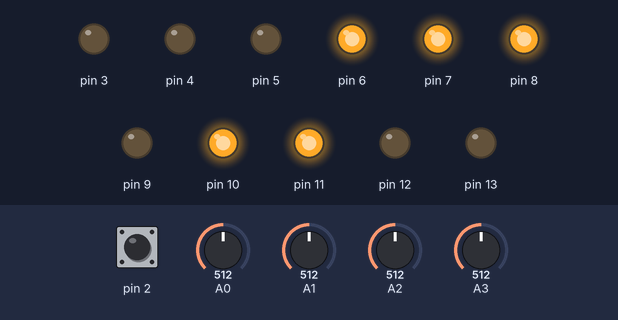
Recording of a sketch running on a simulated Arduino Uno, built with avr-gcc and run on an emulated ATmega328P. Parts: output pins drawn as LEDs (lit = HIGH). The inputs (shaded band) are chosen by the test bench; at power-on: pin 2 LOW, A0 = 512, A1 = 512, A2 = 512, A3 = 512.

Above: at 1.2 s.
1.3 s: pin 2 driven HIGH
At 2.5 s:
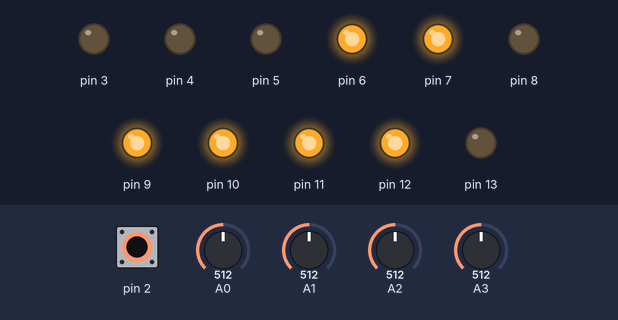
2.8 s: pin 2 pulsed LOW 5 times (0.12 s each, 0.3 s apart)
At 5.4 s:
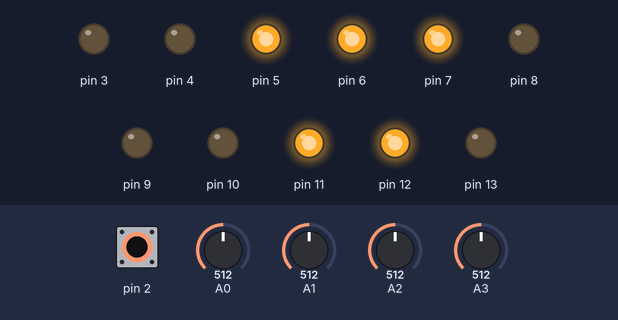
5.8 s: pin 2 pulsed LOW 2 times (0.12 s each, 0.3 s apart)
At 7.0 s:
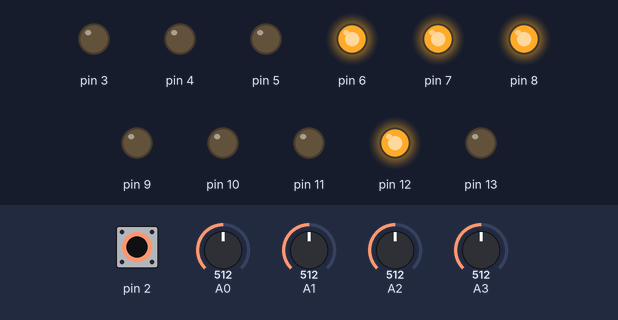
Timing chart, 0 to 8.8 s (numbered marks = the images above; inputs shaded):
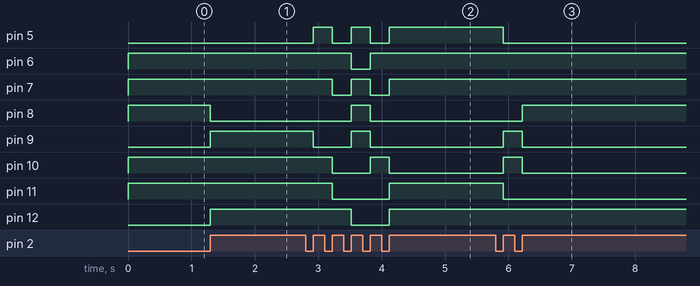

The sketch:

DeadCityRadio_Clocked.ino
```cpp
/**
 * Dead City Radio
 * Clocked white noise generator
 * A[0] Volume
 * A[1] Pitch
 * A[2] Fine Pitch
 * A[3] smoothing (0-3)
 *
 * Ardcore expander users: This patch produces some REALLY nice gate patterns out of the dac bits, try it :D
 */

#define cbi(sfr, bit) (_SFR_BYTE(sfr) &= ~_BV(bit))
#define sbi(sfr, bit) (_SFR_BYTE(sfr) |= _BV(bit))

const int bufferSize = 128;
float noizBuffer[bufferSize];
int bufferPointer = 0;
boolean buffFlag = false;
float noizLevel = 1.0;

#define SPEEDMULTCOUNT 2
int interp;

void isr()
{
    (bufferPointer < bufferSize-1)?bufferPointer++:bufferPointer = 0;
    if(bufferPointer == 0){
      buffFlag = true;
    }
}


int doOutput(unsigned long speedcal)
{
    int v;
    v = (noizBuffer[bufferPointer]+1)*127;
    PORTB = (PORTB & B11100000) | (v >> 3);
    PORTD = (PORTD & B00011111) | ((v & B00000111) << 5);
    return 0;
}

long deJitter(long v, long test)
{
  if (abs(v - test) > 1) {
    return v;
  }
  return test;
}


//make the white noise buffer
float g_fScale = 2.0f / 0xffffffff;
long int g_x1 = 0x67452301;
long int g_x2 = 0xefcdab89;

void whitenoise(
  float* _fpDstBuffer, // Pointer to buffer
  unsigned int _uiBufferSize, // Size of buffer
  float _fLevel ) // Noiselevel (0.0 ... 1.0)
{
  _fLevel *= g_fScale;
  unsigned int bufferMax;
  while( _uiBufferSize-- )
  {
    g_x1 ^= g_x2;
    //do min max stuff
    unsigned int minbuff, maxbuff, minbuff1, maxbuff1;
    if(_uiBufferSize == 0){
        minbuff = bufferMax;
      } else {
        minbuff = _uiBufferSize - 1;
      }
    if(minbuff == 0){
      minbuff1 = bufferMax;
    } else {
      minbuff1 = minbuff-1;
    }

    if(_uiBufferSize == bufferMax){
      maxbuff = 0;
    } else {
      maxbuff = _uiBufferSize+1;
    }
    if(maxbuff == bufferMax){
      maxbuff1 = 0;
    } else {
      maxbuff1 = maxbuff+1;
    }


    if(interp == 1){
      *_fpDstBuffer = ((g_x2 * _fLevel) + noizBuffer[_uiBufferSize])/2;
    } else if (interp ==2 ){
      float out =  ((g_x2 * _fLevel) + noizBuffer[_uiBufferSize] + noizBuffer[maxbuff] + noizBuffer[minbuff])/3;
      if(out > 1)
        out = 1;
      if(out < -1)
        out = -1;
      *_fpDstBuffer = out;
    } else if (interp ==3 ){
       float out = ((g_x2 * _fLevel) + noizBuffer[_uiBufferSize] + noizBuffer[maxbuff] + noizBuffer[minbuff]+ noizBuffer[maxbuff1] + noizBuffer[minbuff1])/4;
      if(out > 1)
        out = 1;
      if(out < -1)
        out = -1;
      *_fpDstBuffer = out;
    } else {
      *_fpDstBuffer = (g_x2 * _fLevel);
    }

    g_x2 += g_x1;
    *_fpDstBuffer++;
  }
}

void setup()
{
  Serial.begin(9600);
  attachInterrupt(0, isr, RISING);
  DDRD = DDRD | B11111000;
  DDRB = B111111;
  PORTD = B00000000;
  PORTB = B000000;
  whitenoise(noizBuffer,bufferSize, 1.0); //generate the first noise buffer
}

void loop()
{
  //our pitch vals
  static unsigned long pitchL;
  static int pitchF;
  static unsigned long speedcalc;
  if(buffFlag == true){
    whitenoise(noizBuffer,bufferSize, noizLevel);
    buffFlag == false;
  }

  noizLevel = analogRead(0)/1024.0;
  //these ranges need improving
  pitchL = (16384-(analogRead(1)<<4))+32;
  pitchF = ((64 -(analogRead(2)>>4)) - 32);
  speedcalc = (pitchL + pitchF);

  interp = analogRead(3)>>8;
  doOutput(speedcalc);

}
```

Measured:
- after the input at 1.3 s, pin 8: HIGH → LOW at once; pin 9, pin 12: LOW → HIGH at once
- after the input at 2.8 s, pin 5: alternates HIGH for 0.30 s and LOW for 0.30 s, 5 changes in all, then stays HIGH, starting after 0.12 s; pin 6: HIGH → LOW after 0.72 s, → HIGH 0.30 s later
- after the input at 5.8 s, pin 5, pin 11: HIGH → LOW after 0.12 s; pin 8: LOW → HIGH after 0.42 s; pin 9, pin 10: LOW → HIGH after 0.12 s, → LOW 0.30 s later
